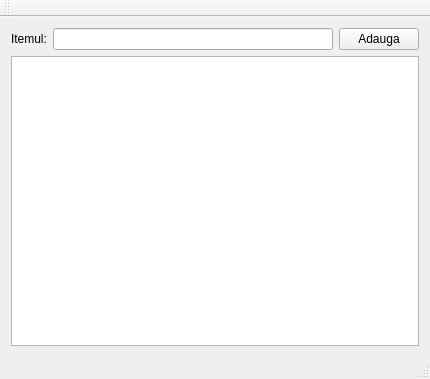
<?xml version="1.0" encoding="UTF-8"?>
<ui version="4.0">
 <class>MainWindow</class>
 <widget class="QMainWindow" name="MainWindow">
  <property name="geometry">
   <rect>
    <x>0</x>
    <y>0</y>
    <width>430</width>
    <height>379</height>
   </rect>
  </property>
  <property name="windowTitle">
   <string>MainWindow</string>
  </property>
  <widget class="QWidget" name="centralWidget">
   <layout class="QVBoxLayout" name="verticalLayout">
    <item>
     <layout class="QGridLayout" name="gridLayout">
      <item row="0" column="0">
       <widget class="QLabel" name="label">
        <property name="text">
         <string>Itemul:</string>
        </property>
       </widget>
      </item>
      <item row="0" column="1">
       <widget class="QLineEdit" name="lineEdit"/>
      </item>
      <item row="0" column="2">
       <widget class="QPushButton" name="pushButton">
        <property name="text">
         <string>Adauga</string>
        </property>
       </widget>
      </item>
      <item row="1" column="0" colspan="3">
       <widget class="QListWidget" name="listWidget">
        <property name="contextMenuPolicy">
         <enum>Qt::CustomContextMenu</enum>
        </property>
       </widget>
      </item>
     </layout>
    </item>
   </layout>
  </widget>
  <widget class="QMenuBar" name="menuBar">
   <property name="geometry">
    <rect>
     <x>0</x>
     <y>0</y>
     <width>430</width>
     <height>25</height>
    </rect>
   </property>
  </widget>
  <widget class="QToolBar" name="mainToolBar">
   <attribute name="toolBarArea">
    <enum>TopToolBarArea</enum>
   </attribute>
   <attribute name="toolBarBreak">
    <bool>false</bool>
   </attribute>
  </widget>
  <widget class="QStatusBar" name="statusBar"/>
  <action name="actionSterge">
   <property name="text">
    <string>Sterge</string>
   </property>
  </action>
 </widget>
 <layoutdefault spacing="6" margin="11"/>
 <resources/>
 <connections/>
</ui>
